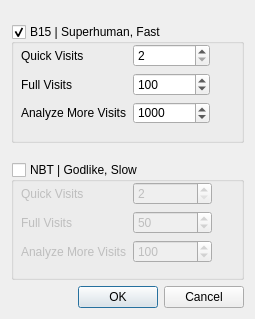
<?xml version="1.0" encoding="UTF-8"?>
<ui version="4.0">
 <class>Dialog</class>
 <widget class="QDialog" name="Dialog">
  <property name="geometry">
   <rect>
    <x>0</x>
    <y>0</y>
    <width>255</width>
    <height>319</height>
   </rect>
  </property>
  <property name="windowTitle">
   <string>Neural Net Settings</string>
  </property>
  <property name="toolTip">
   <string>Visits used when dragging stones</string>
  </property>
  <property name="modal">
   <bool>true</bool>
  </property>
  <layout class="QVBoxLayout" name="verticalLayout">
   <item>
    <spacer name="verticalSpacer_2">
     <property name="orientation">
      <enum>Qt::Vertical</enum>
     </property>
     <property name="sizeType">
      <enum>QSizePolicy::Fixed</enum>
     </property>
     <property name="sizeHint" stdset="0">
      <size>
       <width>20</width>
       <height>13</height>
      </size>
     </property>
    </spacer>
   </item>
   <item>
    <widget class="QGroupBox" name="groupBox_B15">
     <property name="title">
      <string>B15 | Superhuman, Fast</string>
     </property>
     <property name="checkable">
      <bool>true</bool>
     </property>
     <widget class="QWidget" name="layoutWidget">
      <property name="geometry">
       <rect>
        <x>10</x>
        <y>20</y>
        <width>189</width>
        <height>80</height>
       </rect>
      </property>
      <layout class="QGridLayout" name="gridLayout_2">
       <item row="0" column="0">
        <widget class="QLabel" name="label_4">
         <property name="text">
          <string>Quick Visits</string>
         </property>
        </widget>
       </item>
       <item row="0" column="1">
        <widget class="QSpinBox" name="B15_QuickVisits">
         <property name="toolTip">
          <string extracomment="Visits used when dragging stones"/>
         </property>
         <property name="minimum">
          <number>2</number>
         </property>
         <property name="maximum">
          <number>100</number>
         </property>
        </widget>
       </item>
       <item row="1" column="0">
        <widget class="QLabel" name="label_5">
         <property name="text">
          <string>Full Visits</string>
         </property>
        </widget>
       </item>
       <item row="1" column="1">
        <widget class="QSpinBox" name="B15_FullVisits">
         <property name="toolTip">
          <string>Visits used when mouse is released</string>
         </property>
         <property name="minimum">
          <number>2</number>
         </property>
         <property name="maximum">
          <number>10000</number>
         </property>
         <property name="value">
          <number>100</number>
         </property>
        </widget>
       </item>
       <item row="2" column="0">
        <widget class="QLabel" name="label_6">
         <property name="text">
          <string>Analyze More Visits</string>
         </property>
        </widget>
       </item>
       <item row="2" column="1">
        <widget class="QSpinBox" name="B15_StepVisits">
         <property name="toolTip">
          <string>Visits added per &quot;Analyze More&quot;</string>
         </property>
         <property name="minimum">
          <number>2</number>
         </property>
         <property name="maximum">
          <number>10000</number>
         </property>
         <property name="value">
          <number>1000</number>
         </property>
        </widget>
       </item>
      </layout>
     </widget>
    </widget>
   </item>
   <item>
    <spacer name="verticalSpacer">
     <property name="orientation">
      <enum>Qt::Vertical</enum>
     </property>
     <property name="sizeType">
      <enum>QSizePolicy::Fixed</enum>
     </property>
     <property name="sizeHint" stdset="0">
      <size>
       <width>20</width>
       <height>13</height>
      </size>
     </property>
    </spacer>
   </item>
   <item>
    <widget class="QGroupBox" name="groupBox_NBT">
     <property name="title">
      <string>NBT | Godlike, Slow</string>
     </property>
     <property name="checkable">
      <bool>true</bool>
     </property>
     <property name="checked">
      <bool>false</bool>
     </property>
     <widget class="QWidget" name="layoutWidget">
      <property name="geometry">
       <rect>
        <x>10</x>
        <y>20</y>
        <width>191</width>
        <height>82</height>
       </rect>
      </property>
      <layout class="QHBoxLayout" name="horizontalLayout_2">
       <item>
        <layout class="QGridLayout" name="gridLayout">
         <item row="0" column="0">
          <widget class="QLabel" name="label">
           <property name="text">
            <string>Quick Visits</string>
           </property>
          </widget>
         </item>
         <item row="0" column="1">
          <widget class="QSpinBox" name="NBT_QuickVisits">
           <property name="toolTip">
            <string extracomment="Visits used when dragging stones"/>
           </property>
           <property name="minimum">
            <number>2</number>
           </property>
           <property name="maximum">
            <number>100</number>
           </property>
          </widget>
         </item>
         <item row="1" column="0">
          <widget class="QLabel" name="label_3">
           <property name="text">
            <string>Full Visits</string>
           </property>
          </widget>
         </item>
         <item row="1" column="1">
          <widget class="QSpinBox" name="NBT_FullVisits">
           <property name="toolTip">
            <string>Visits used when mouse is released</string>
           </property>
           <property name="minimum">
            <number>2</number>
           </property>
           <property name="maximum">
            <number>10000</number>
           </property>
           <property name="value">
            <number>50</number>
           </property>
          </widget>
         </item>
         <item row="2" column="0">
          <widget class="QLabel" name="label_2">
           <property name="text">
            <string>Analyze More Visits</string>
           </property>
          </widget>
         </item>
         <item row="2" column="1">
          <widget class="QSpinBox" name="NBT_StepVisits">
           <property name="toolTip">
            <string>Visits added per &quot;Analyze More&quot;</string>
           </property>
           <property name="minimum">
            <number>2</number>
           </property>
           <property name="maximum">
            <number>10000</number>
           </property>
           <property name="value">
            <number>100</number>
           </property>
          </widget>
         </item>
        </layout>
       </item>
      </layout>
     </widget>
    </widget>
   </item>
   <item>
    <widget class="QDialogButtonBox" name="buttonBox">
     <property name="orientation">
      <enum>Qt::Horizontal</enum>
     </property>
     <property name="standardButtons">
      <set>QDialogButtonBox::Cancel|QDialogButtonBox::Ok</set>
     </property>
    </widget>
   </item>
  </layout>
 </widget>
 <resources/>
 <connections>
  <connection>
   <sender>buttonBox</sender>
   <signal>accepted()</signal>
   <receiver>Dialog</receiver>
   <slot>accept()</slot>
   <hints>
    <hint type="sourcelabel">
     <x>248</x>
     <y>254</y>
    </hint>
    <hint type="destinationlabel">
     <x>157</x>
     <y>274</y>
    </hint>
   </hints>
  </connection>
  <connection>
   <sender>buttonBox</sender>
   <signal>rejected()</signal>
   <receiver>Dialog</receiver>
   <slot>reject()</slot>
   <hints>
    <hint type="sourcelabel">
     <x>316</x>
     <y>260</y>
    </hint>
    <hint type="destinationlabel">
     <x>286</x>
     <y>274</y>
    </hint>
   </hints>
  </connection>
  <connection>
   <sender>groupBox_B15</sender>
   <signal>clicked(bool)</signal>
   <receiver>groupBox_NBT</receiver>
   <slot>setChecked(bool)</slot>
   <hints>
    <hint type="sourcelabel">
     <x>125</x>
     <y>65</y>
    </hint>
    <hint type="destinationlabel">
     <x>125</x>
     <y>195</y>
    </hint>
   </hints>
  </connection>
 </connections>
</ui>
